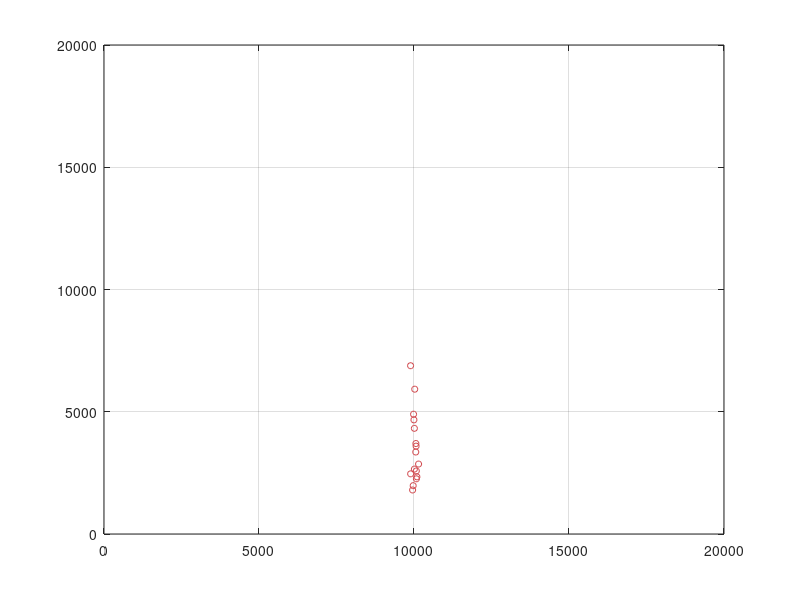

Recreate this plot in MATLAB.
figure(1)
   
box on;
close
hold on;
grid on;
load('fig1.mat')
for i = 1:1 :16

r = 209/255;
g = 73/255;
b = 78/255;
c = [r,g,b]
    scatter(energyEnergyHarvest(i), energyReward(i),20,c);
end
%     
    

axis([0, 20000, 0, 2e4])